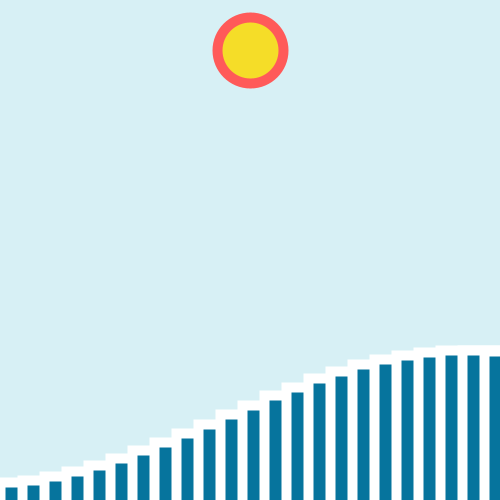
Frame 1 (no input)
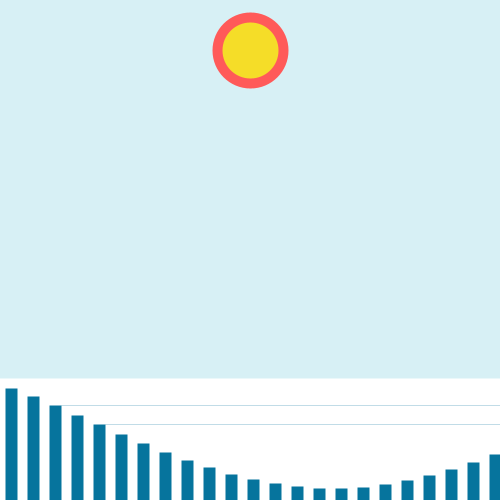
Frame 60 (the mouse pressed at the canvas centre just before this capture)
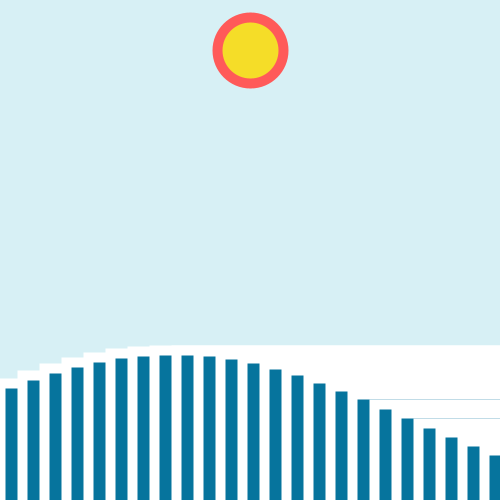
Frame 120 (the mouse held since frame 60 and released just before this capture)

The Processing sketch that drew these frames (run headless with seeded random() and noise(); from frame 60 on, the mouse is pressed at the canvas centre):

// Processing sketch: processing_26328
// ── processing_26328.pde


float colorValue;

float y=500;
float yspeed=PI/18.0;
float ydir=0;
float x=0;
void setup(){
  size(500,500);
}


void draw(){
 
  background(215,240,245);
  strokeWeight(10);
  stroke(326, 90, 89); 
  frameRate(12);
  
  fill(245,221,40);
  ellipse(250,50,66,66);
  
  fill(6,116,157);
  rect(width,height,0,0);

  
  
  smooth();
  stroke(255);
  ydir+=yspeed;
  for(int i=0;i<120;i++){
    y=map(cos(ydir+(i/7.0)),-1,1.25,350,width);
    rect(x+(i*22),y,y*25,y*22);
  }
}
